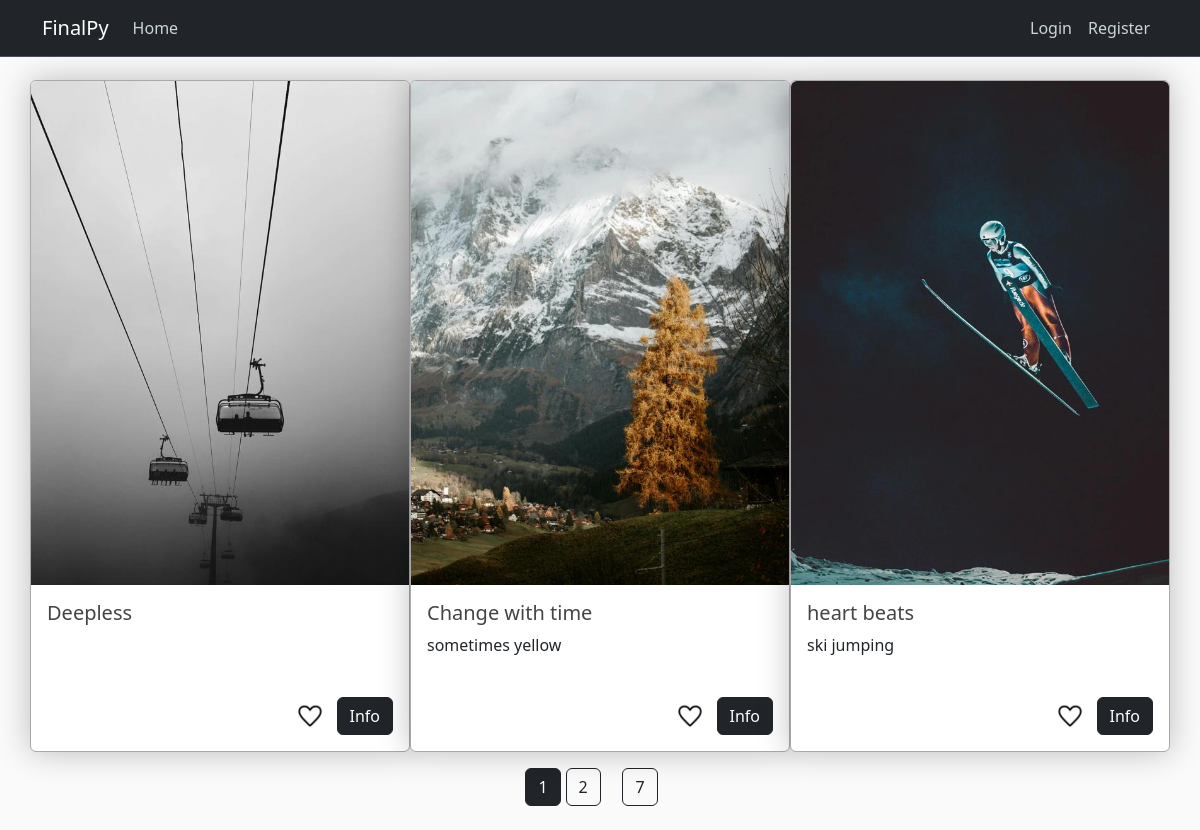
The page /home on the database its author committed.
### myapp/models.py (models this page shows, shortened)
class Post(db.Model):
    def default_time():
        return datetime.now(pytz.timezone('UTC'))
    id = db.Column(db.Integer, primary_key=True)
    title = db.Column(db.String(100), nullable=False)
    content = db.Column(db.String(), nullable=True)
    date_posted = db.Column(db.DateTime, nullable=False, default=default_time)   # do not call function
    date_updated = db.Column(db.DateTime, nullable=False, default=default_time)
    image_file = db.Column(db.String(20), nullable=False)
    user_id = db.Column(db.Integer, db.ForeignKey('user.id'), nullable=False)   # refers to tablename.columnname
    likes = db.relationship('Like', backref="itself", lazy=True)

### myapp/main/routes.py (the view)
@main.route('/')
@main.route('/home', methods=['GET', 'POST'])
def home(page=1):
    page = request.args.get('page', 1, type=int)
    posts = Post.query.order_by(Post.date_updated.desc()).paginate(page=page, per_page=3)
    form = LikeForm()
    like_list = get_user_likes()
    temp = process_like_action(form)
    if temp is not None:
        return temp
    return render_template('home.html', posts=posts, form=form, like_list=like_list, Like=Like)

### myapp/posts/utils.py (called while the page is built, shortened)
def process_like_action(form):
    def create_url(target):
        """ Purpose of this function is not to send
            extra information other than page needs """
        if target == 'main.home':
            return url_for(target, page=page)
        elif target == 'users.user_posts':
            return url_for(target, page=page, username=post.author.username)
        elif target == 'posts.post':
            return url_for(target, post_id=post.id)
    return None

def get_user_likes():
    like_list = []
    if current_user.is_authenticated:
        like_list = [like.post_id for like in current_user.likes]
    return like_list

### myapp/templates/home.html (shortened to what this page needs)
{% extends "layout.html" %}
{% block main %}
    <div class="row justify-content-center">
        {% for post in posts.items %}
        <div class="col-md-4 card card-home px-0">
            <img class="rounded-top" src="{{ url_for('static', filename='post_pics/' + post.image_file) }}" alt="Image not found">
            <div class="card-body">
                <h5 class="card-title"><a class="article-title" href="{{ url_for('posts.post', post_id=post.id) }}">{{ post.title }}</a></h5>
                <div class="card-text">{{ post.content }}</div>
                <div class="d-flex flex-column align-items-end">
                    <div class="mt-2">
                        <form class="btn btn-no-border mx-2" method="POST" action="{{ url_for('main.home')}}" novalidate>
                            {% if post.id in like_list %}
                                {{ form.action(value='unlike') }}
                                    <button type="submit" class="btn-no-border"> <img src="{{ url_for('static', filename='icons/liked.png') }}" alt="liked" class="symbol-heights"></button>
                            {% else %}
                                    <button type="submit" class="btn-no-border"> <img src="{{ url_for('static', filename='icons/like.png') }}" alt="liked" class="symbol-heights"></button>
                                {% endif %}
                        </form>
                        <button class="btn btn-dark " type="button"
                                data-bs-toggle="offcanvas" data-bs-target="#offcanvas{{ post.id }}"
                                aria-controls="offcanvas{{ post.id }}">Info
                        </button>
                        </div>
                    </div>
                </div>
            </div>
        {% endfor %}
    </div>
    <div class="container pagination mt-3">
        {% for page_num in posts.iter_pages(left_edge=1, right_edge=1, left_current=1, right_current=1) %}
            {% if page_num %}
                {% if posts.page == page_num %}
                    <a class="btn btn-dark mb-4" href="{{ url_for('main.home', page=page_num) }}">{{ page_num }}</a>
                {% else %}
                    <a class="btn btn-outline-dark mb-4" href="{{ url_for('main.home', page=page_num) }}">{{ page_num }}</a>
                {% endif %}
            {% else %}
                &nbsp;&nbsp;&nbsp;&nbsp;
            {% endif %}
        {% endfor %}
    </div>
{% endblock %}

### myapp/static/main.css (style rules this page uses)
body { background: #fafafa; color: #333333; margin-top: 5rem; }
h1, h2, h3, h4, h5, h6 { color: #444444; }
.article-title { color: #444444; text-decoration: none; }
.card-home { border: 1px solid darkgrey; box-shadow: 0 0 2rem #00000040; }
.card-title { margin-bottom: 0; text-align: start; padding-bottom: 0.5rem; }
.card-text { text-align: start; height: 3.5rem; overflow: auto; }
.symbol-heights { width: auto; height: 1.8rem; }
.btn-no-border { border: none; padding: 0; background: none; }
.pagination { display: flex; justify-content: center; }
.pagination a { margin-right: 5px; }

### rows shown on the page
Post: image_file (picture), title "Deepless"
Post: image_file (picture), title "Change with time", content "sometimes yellow"
Post: image_file (picture), title "heart beats", content "ski jumping"

### other values the page prints
{{ page_num }} "1"
{{ page_num }} "2" "7"
